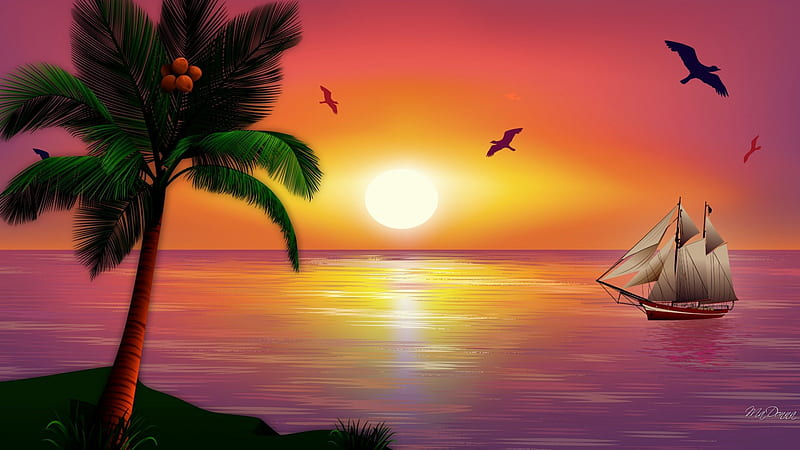
#> input picture Robot-Painter/DBSCAN_path_construction/boat_birds.jpg, 800 x 450 px
$ jupyter execute --allow-errors slic_dbscan_path.ipynb
#> lines starting #> are read from the running program, lines starting #| are printed output that depends on the picture
[cell 1]
from skimage import color
from skimage.segmentation import slic, mark_boundaries, find_boundaries
import matplotlib.pyplot as plt
import numpy as np
from sklearn.cluster import DBSCAN
import cv2

[cell 2]
image = cv2.imread('boat_birds.jpg')
#> image is the input picture: shape (450, 800, 3); mean B, G, R 67.5, 85.5, 150.6
image = cv2.cvtColor(image, cv2.COLOR_BGR2RGB)
plt.figure(figsize=(10, 20))
plt.axis("off")
plt.imshow(image)

[cell 3]
# define the number of segments
numSegments = 500
# apply SLIC (Simple Linear Iterative Clustering) and extract (approximately) the supplied number of segments
segments = slic(image, n_segments=numSegments, sigma=5, compactness=5,
                convert2lab=True)
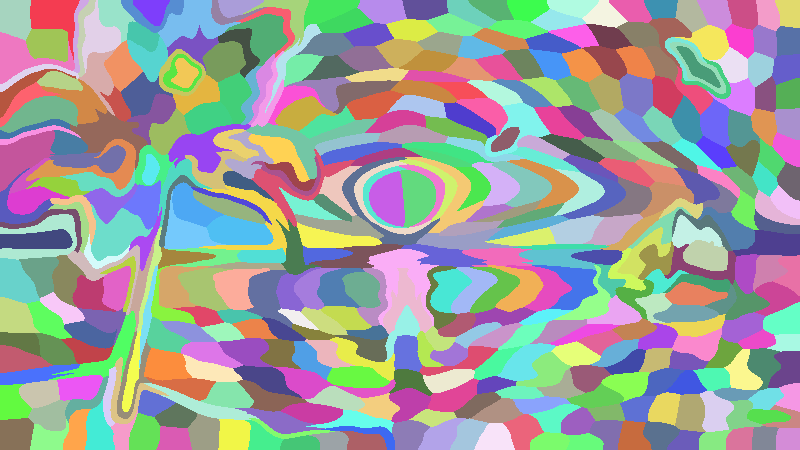
#> segments: shape (450, 800) int64; 458 distinct labels, from 1 to 458; one colour per label, 0 black
# a higher value of compactness leads to squared regions, a higher value of sigma leads to rounded delimitations
plt.figure(figsize=(10, 20))
plt.imshow(mark_boundaries(image, segments))
plt.title("Original image with the slic superpixels boundaries")
plt.axis("off")
# show the plots
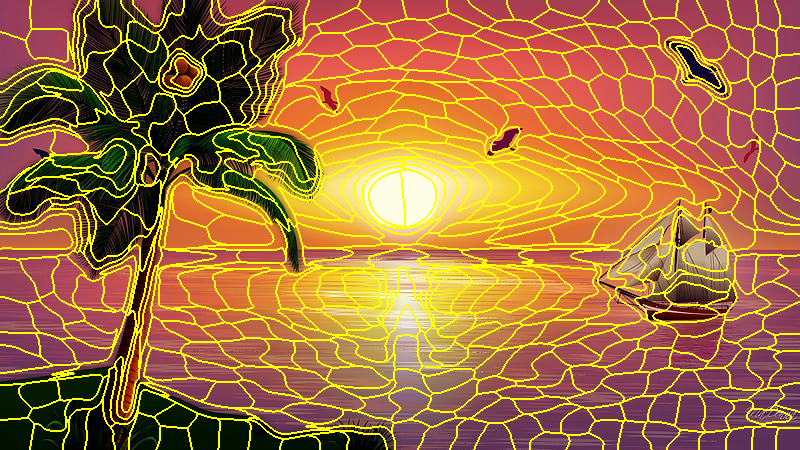
#> shown: shape (450, 800, 3) float64; mean R, G, B 0.658, 0.444, 0.222

[cell 4]
# Transforming the labels into superpixels, we attribute to each one the average color of the pixels composing it
superpixels = color.label2rgb(segments, image, kind='avg')
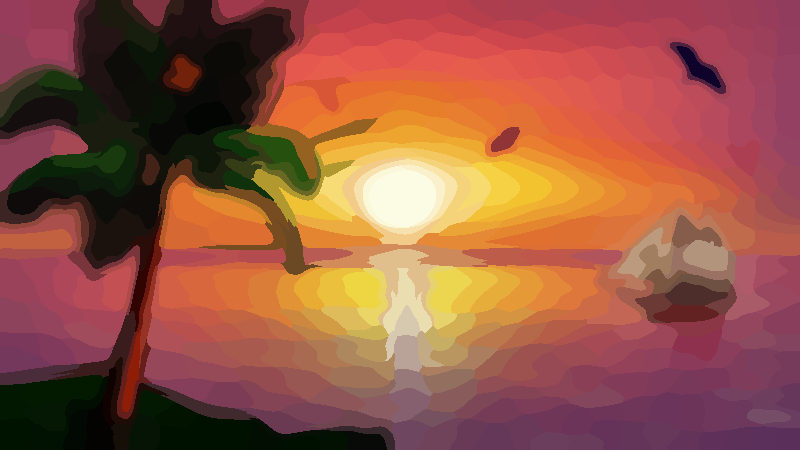
#> superpixels: shape (450, 800, 3); mean R, G, B 150.1, 85, 67
plt.figure(figsize=(10, 20))
plt.axis("off")
plt.imshow(superpixels)
plt.title("Superpixel image after slic algorithm")
